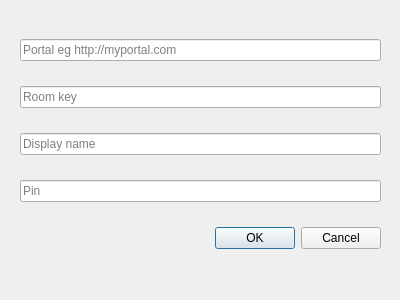
<?xml version="1.0" encoding="UTF-8"?>
<ui version="4.0">
 <class>VsRoomLink</class>
 <widget class="QDialog" name="VsRoomLink">
  <property name="geometry">
   <rect>
    <x>0</x>
    <y>0</y>
    <width>400</width>
    <height>300</height>
   </rect>
  </property>
  <property name="windowTitle">
   <string>Dialog</string>
  </property>
  <widget class="QWidget" name="verticalLayoutWidget">
   <property name="geometry">
    <rect>
     <x>20</x>
     <y>20</y>
     <width>361</width>
     <height>251</height>
    </rect>
   </property>
   <layout class="QVBoxLayout" name="verticalLayout">
    <item>
     <widget class="QLineEdit" name="lineEditPortalName">
      <property name="text">
       <string/>
      </property>
      <property name="placeholderText">
       <string>Portal eg http://myportal.com</string>
      </property>
     </widget>
    </item>
    <item>
     <widget class="QLineEdit" name="lineEditRoomKey">
      <property name="text">
       <string/>
      </property>
      <property name="placeholderText">
       <string>Room key</string>
      </property>
     </widget>
    </item>
    <item>
     <widget class="QLineEdit" name="lineEditDisplayName">
      <property name="text">
       <string/>
      </property>
      <property name="placeholderText">
       <string>Display name</string>
      </property>
     </widget>
    </item>
    <item>
     <widget class="QLineEdit" name="lineEditPin">
      <property name="echoMode">
       <enum>QLineEdit::Password</enum>
      </property>
      <property name="placeholderText">
       <string>Pin</string>
      </property>
     </widget>
    </item>
    <item>
     <widget class="QDialogButtonBox" name="buttonBox">
      <property name="orientation">
       <enum>Qt::Horizontal</enum>
      </property>
      <property name="standardButtons">
       <set>QDialogButtonBox::Cancel|QDialogButtonBox::Ok</set>
      </property>
     </widget>
    </item>
   </layout>
  </widget>
 </widget>
 <resources/>
 <connections>
  <connection>
   <sender>buttonBox</sender>
   <signal>accepted()</signal>
   <receiver>VsRoomLink</receiver>
   <slot>accept()</slot>
   <hints>
    <hint type="sourcelabel">
     <x>248</x>
     <y>254</y>
    </hint>
    <hint type="destinationlabel">
     <x>157</x>
     <y>274</y>
    </hint>
   </hints>
  </connection>
  <connection>
   <sender>buttonBox</sender>
   <signal>rejected()</signal>
   <receiver>VsRoomLink</receiver>
   <slot>reject()</slot>
   <hints>
    <hint type="sourcelabel">
     <x>316</x>
     <y>260</y>
    </hint>
    <hint type="destinationlabel">
     <x>286</x>
     <y>274</y>
    </hint>
   </hints>
  </connection>
 </connections>
</ui>
